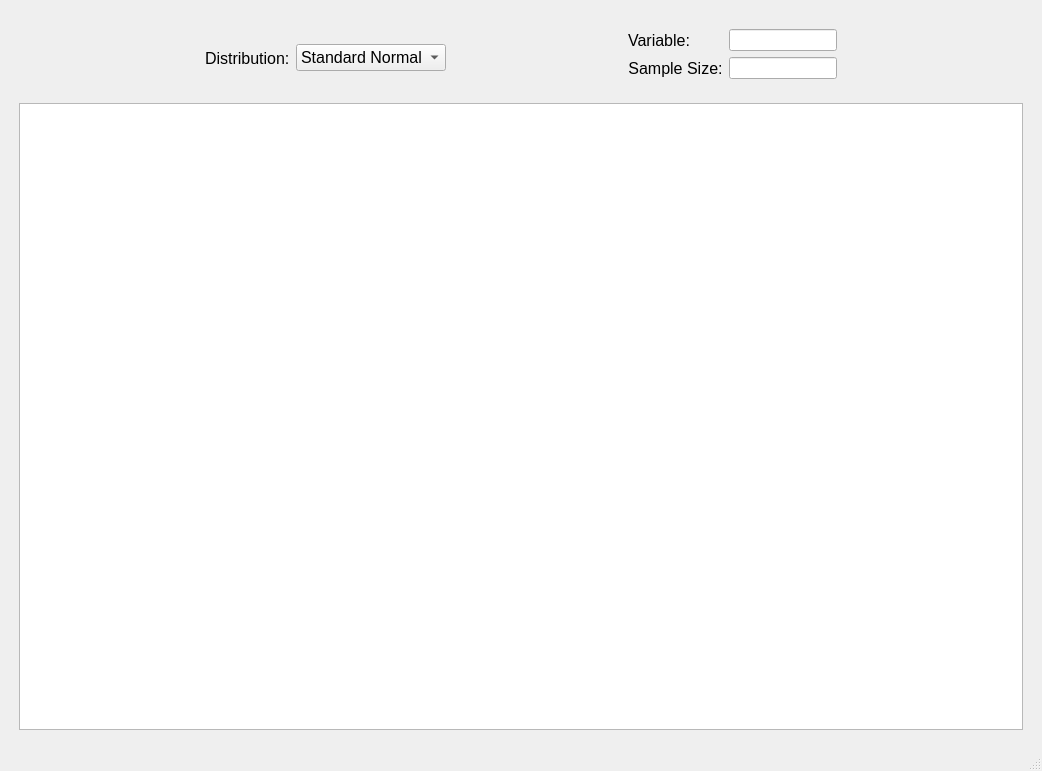
<?xml version="1.0" encoding="UTF-8"?>
<ui version="4.0">
 <class>MainWindow</class>
 <widget class="QMainWindow" name="MainWindow">
  <property name="geometry">
   <rect>
    <x>0</x>
    <y>0</y>
    <width>1042</width>
    <height>771</height>
   </rect>
  </property>
  <property name="windowTitle">
   <string>MainWindow</string>
  </property>
  <widget class="QWidget" name="centralwidget">
   <layout class="QHBoxLayout" name="horizontalLayout_2">
    <item>
     <layout class="QVBoxLayout" name="verticalLayout" stretch="1,8">
      <property name="leftMargin">
       <number>10</number>
      </property>
      <property name="topMargin">
       <number>10</number>
      </property>
      <property name="rightMargin">
       <number>10</number>
      </property>
      <property name="bottomMargin">
       <number>10</number>
      </property>
      <item>
       <layout class="QHBoxLayout" name="horizontalLayout">
        <property name="leftMargin">
         <number>10</number>
        </property>
        <property name="topMargin">
         <number>10</number>
        </property>
        <property name="rightMargin">
         <number>10</number>
        </property>
        <property name="bottomMargin">
         <number>10</number>
        </property>
        <item>
         <spacer name="horizontalSpacer">
          <property name="orientation">
           <enum>Qt::Horizontal</enum>
          </property>
          <property name="sizeHint" stdset="0">
           <size>
            <width>40</width>
            <height>20</height>
           </size>
          </property>
         </spacer>
        </item>
        <item>
         <widget class="QLabel" name="label">
          <property name="font">
           <font>
            <pointsize>12</pointsize>
           </font>
          </property>
          <property name="text">
           <string>Distribution:</string>
          </property>
         </widget>
        </item>
        <item>
         <widget class="QComboBox" name="comboBox">
          <property name="font">
           <font>
            <pointsize>12</pointsize>
           </font>
          </property>
          <item>
           <property name="text">
            <string>Standard Normal</string>
           </property>
          </item>
          <item>
           <property name="text">
            <string>Chi square</string>
           </property>
          </item>
         </widget>
        </item>
        <item>
         <spacer name="horizontalSpacer_3">
          <property name="orientation">
           <enum>Qt::Horizontal</enum>
          </property>
          <property name="sizeHint" stdset="0">
           <size>
            <width>40</width>
            <height>20</height>
           </size>
          </property>
         </spacer>
        </item>
        <item>
         <layout class="QFormLayout" name="formLayout">
          <item row="0" column="0">
           <widget class="QLabel" name="label_2">
            <property name="font">
             <font>
              <pointsize>12</pointsize>
             </font>
            </property>
            <property name="text">
             <string>Variable:</string>
            </property>
            <property name="alignment">
             <set>Qt::AlignCenter</set>
            </property>
           </widget>
          </item>
          <item row="0" column="1">
           <widget class="QLineEdit" name="lineEdit_variables">
            <property name="text">
             <string/>
            </property>
           </widget>
          </item>
          <item row="1" column="0">
           <widget class="QLabel" name="label_3">
            <property name="font">
             <font>
              <pointsize>12</pointsize>
             </font>
            </property>
            <property name="text">
             <string>Sample Size:</string>
            </property>
            <property name="alignment">
             <set>Qt::AlignCenter</set>
            </property>
           </widget>
          </item>
          <item row="1" column="1">
           <widget class="QLineEdit" name="lineEdit_size">
            <property name="text">
             <string/>
            </property>
           </widget>
          </item>
         </layout>
        </item>
        <item>
         <spacer name="horizontalSpacer_2">
          <property name="orientation">
           <enum>Qt::Horizontal</enum>
          </property>
          <property name="sizeHint" stdset="0">
           <size>
            <width>40</width>
            <height>20</height>
           </size>
          </property>
         </spacer>
        </item>
       </layout>
      </item>
      <item>
       <widget class="QTableView" name="tableView"/>
      </item>
     </layout>
    </item>
   </layout>
  </widget>
  <widget class="QStatusBar" name="statusbar"/>
  <widget class="QMenuBar" name="menuBar">
   <property name="geometry">
    <rect>
     <x>0</x>
     <y>0</y>
     <width>1042</width>
     <height>25</height>
    </rect>
   </property>
  </widget>
 </widget>
 <resources/>
 <connections/>
</ui>
